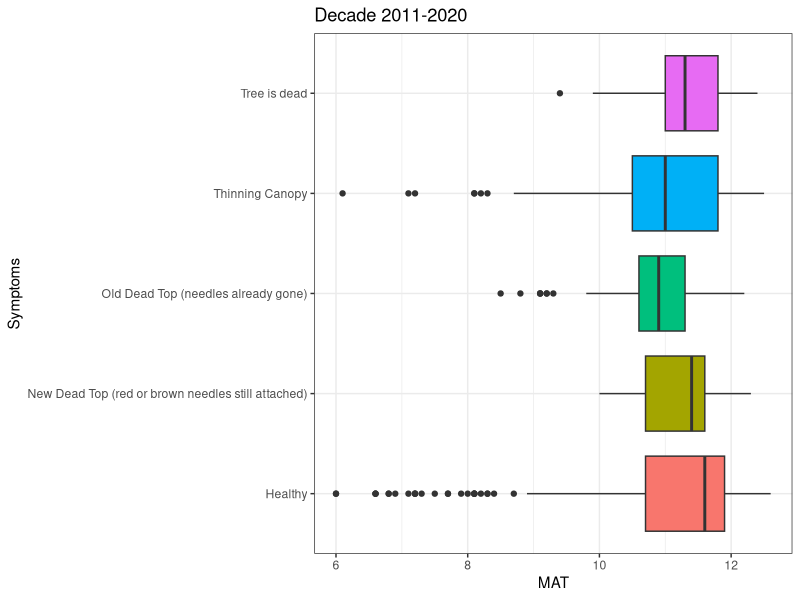
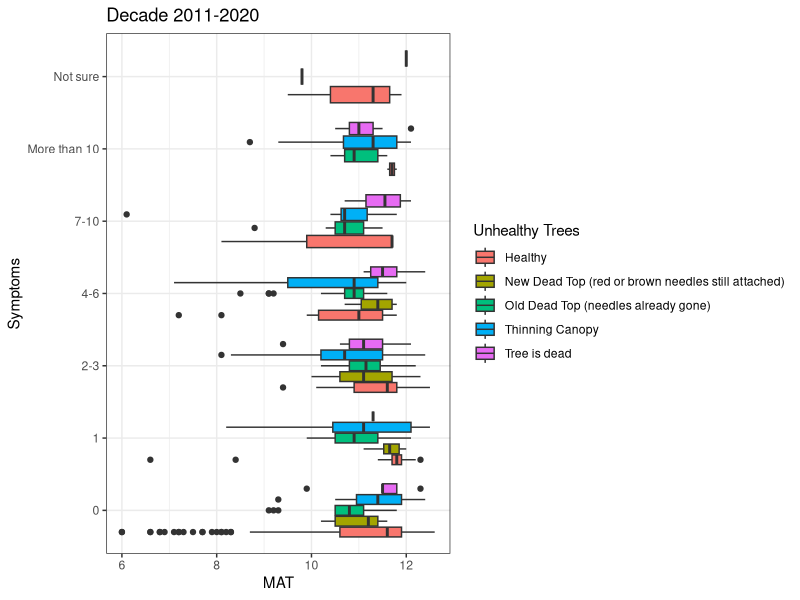
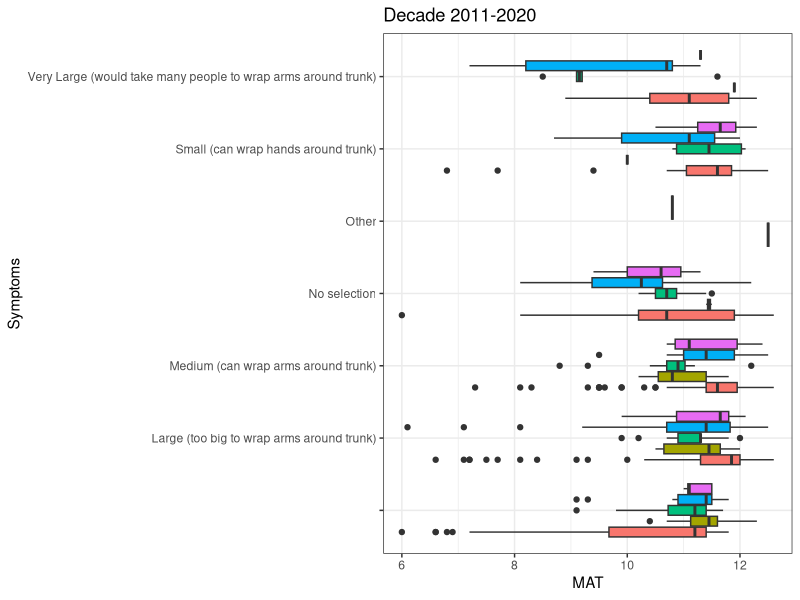
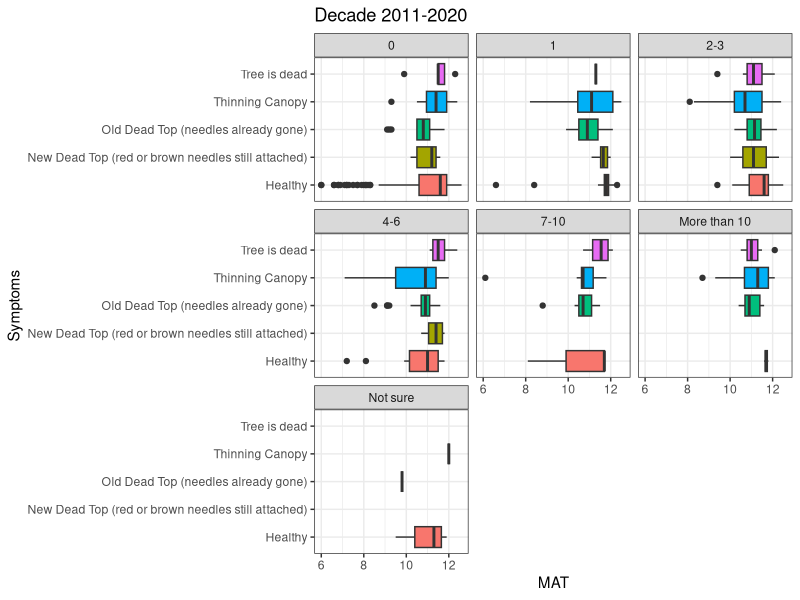
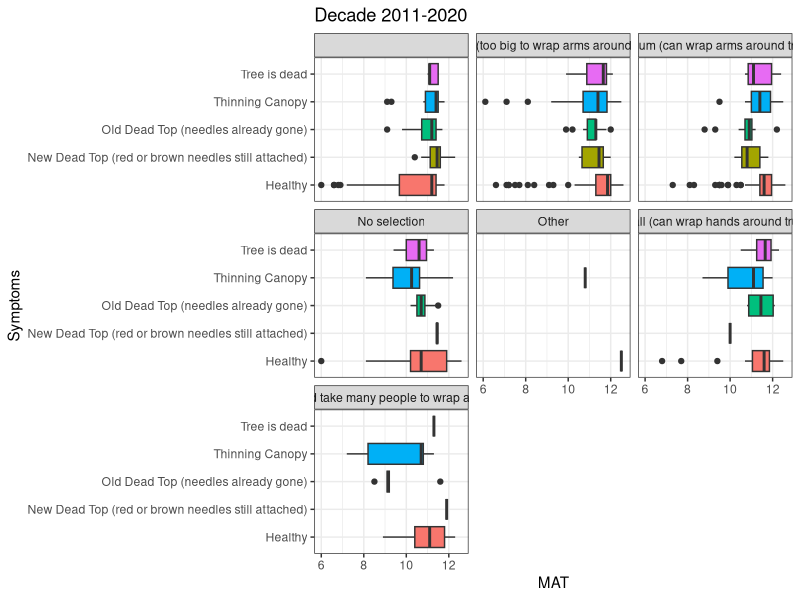
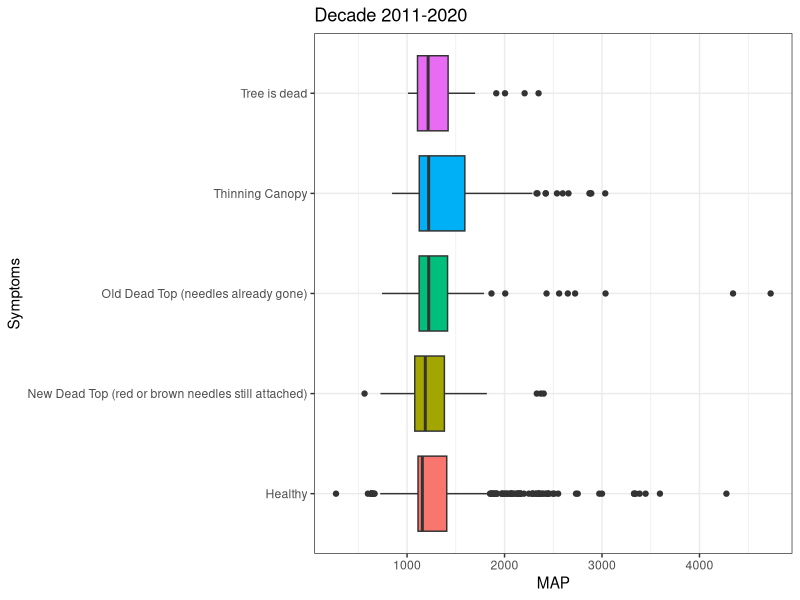
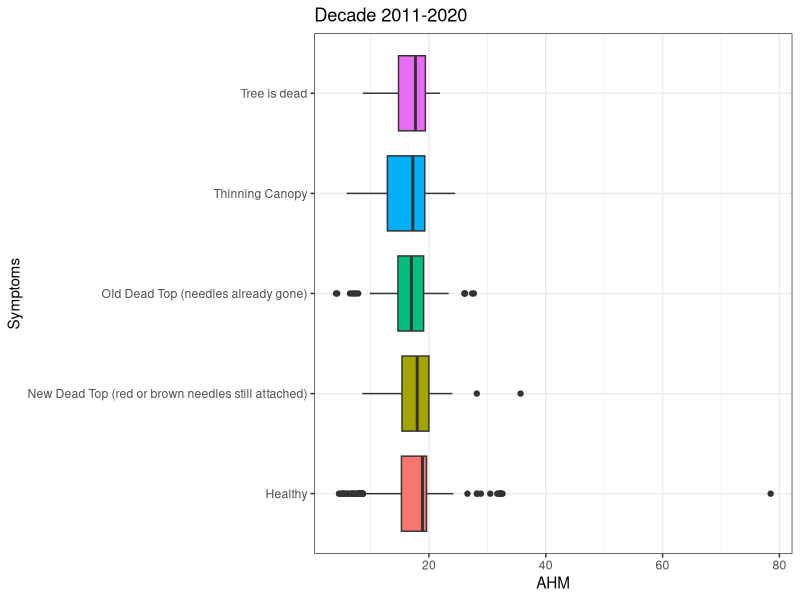
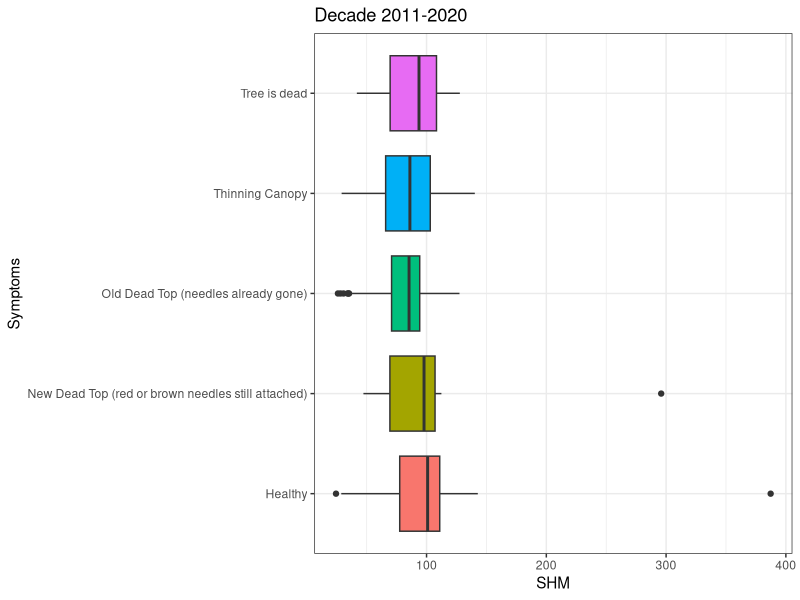

Generate these figures, in order, with R:
## ---- chunk 1
knitr::opts_chunk$set(echo = FALSE)
knitr::opts_knit$set(root.dir = "/Users/redcedar/ServerFiles/redcedar/")
#knitr::opts_knit$set(root.dir = "/Users/pnwbi/ServerFiles/redcedar")
## ---- chunk 2
#install.packages("tidyverse")
library(tidyverse)
## ---- chunk 3
data <- read.csv("./data/observations-9.19.21.csv")
## ---- chunk 4
gps <- data[c(1,22,23)]
gps <- rename(gps,lat = latitude) %>% `colnames<-`(c("ID2","lat","long")) %>% mutate(el = ".") #columns were ranamed to match format for ClimateNA tool.
## ---- chunk 5
normals <- read.csv("./data/gps_Normal_1991_2020MSY.csv")
normals <- rename(normals, id = ID2) #rename column 'ID2' (changed for ClimateNA tool) back to 'id'
## ---- chunk 6
lastdecade <- read.csv("./data/gps_Decade_2011_2020MSY.csv")
lastdecade <- rename(lastdecade, id = ID2) #rename column 'ID2' (changed for ClimateNA tool) back to 'id'
## ---- chunk 7
topo <- read.csv("./data/gps plus DEM and TOPO data.csv")
topo <- rename(topo, id = ID2) #rename column 'ID2' (changed for ClimateNA tool) back to 'id'
## ---- chunk 8
wasoils <- read.csv("./data/Washington_GPS_Soils_Data_muaggatt_component.csv")
orsoils <- read.csv("./data/Oregon_GPS_Soils_Data_muagget_component.csv") #note misspelling of muaggatt
wasoils <- rename(wasoils, id = ID2) #rename column 'ID2' (changed for ClimateNA tool) back to 'id'
orsoils <- rename(orsoils, id = ID2) #rename column 'ID2' (changed for ClimateNA tool) back to 'id'
pnwsoils <- bind_rows(wasoils,orsoils)
## ---- chunk 9
#combinednormals <- left_join(data,normals,by="id")  %>% left_join(.,topo,by="id") %>% left_join(.,pnwsoils,by="id")
combo.decade <- left_join(data,lastdecade,by="id")  %>% left_join(.,topo,by="id") %>% left_join(.,pnwsoils,by="id")
## ---- chunk 10
combo.decade$field.tree.canopy.symptoms[combo.decade$field.tree.canopy.symptoms=="Multiple Symptoms"] <-"Multiple Symptoms (please list in Notes)"
combo.decade$field.tree.canopy.symptoms[combo.decade$field.tree.canopy.symptoms=="multiple symptoms"] <-"Multiple Symptoms (please list in Notes)"
combo.decade$field.tree.canopy.symptoms[combo.decade$field.tree.canopy.symptoms=="thinning foliage"] <-"Thinning Canopy"
combo.decade$field.tree.canopy.symptoms[combo.decade$field.tree.canopy.symptoms=="healthy"] <-"Healthy"
combo.decade$field.tree.canopy.symptoms[combo.decade$field.tree.canopy.symptoms=="dead top"] <-"Old Dead Top (needles already gone)"
combo.decade <- combo.decade %>% droplevels()
combo.decade$field.tree.canopy.symptoms <- as.factor(combo.decade$field.tree.canopy.symptoms)
#levels(combo.decade$field.tree.canopy.symptoms)
## ---- chunk 11
combo.decade$field.number.of.additional.unhealthy.trees..of.same.species..in.area..within.sight.[combo.decade$field.number.of.additional.unhealthy.trees..of.same.species..in.area..within.sight.=="4"] <- "4-6"
combo.decade$field.number.of.additional.unhealthy.trees..of.same.species..in.area..within.sight.[combo.decade$field.number.of.additional.unhealthy.trees..of.same.species..in.area..within.sight.=="5"] <- "4-6"
combo.decade$field.number.of.additional.unhealthy.trees..of.same.species..in.area..within.sight.[combo.decade$field.number.of.additional.unhealthy.trees..of.same.species..in.area..within.sight.=="2"] <- "2-3"
combo.decade <- combo.decade %>% droplevels()
combo.decade$field.number.of.additional.unhealthy.trees..of.same.species..in.area..within.sight. <- as.factor(combo.decade$field.number.of.additional.unhealthy.trees..of.same.species..in.area..within.sight.)
#levels(combo.decade$field.number.of.additional.unhealthy.trees..of.same.species..in.area..within.sight.)
## ---- chunk 12
combo.decade$field.optional...tree.size[combo.decade$field.optional...tree.size == "Large"] <- "Large (too big to wrap arms around trunk)"
combo.decade$field.optional...tree.size[combo.decade$field.optional...tree.size == "Medium"] <- "Medium (can wrap arms around trunk)"
combo.decade$field.optional...tree.size[combo.decade$field.optional...tree.size == "Small"] <- "Small (can wrap hands around trunk)"
combo.decade$field.optional...tree.size[combo.decade$field.optional...tree.size == "Very Large"] <- "Very Large (would take many people to wrap arms around trunk)"
combo.decade <- combo.decade %>% droplevels()
combo.decade$field.optional...tree.size <- as.factor(combo.decade$field.optional...tree.size)
#levels(combo.decade$field.optional...tree.size)
## ---- chunk 13
combo.decade <- combo.decade %>% filter(MAP >0 & RASTERVALU>=0, na.rm=TRUE)
## ---- chunk 14
combo.decade %>% group_by(field.tree.canopy.symptoms) %>% count()
## ---- chunk 15
filtered.symptoms <- combo.decade  %>% filter(field.tree.canopy.symptoms=="Healthy"|field.tree.canopy.symptoms=="Thinning Canopy"|field.tree.canopy.symptoms=="New Dead Top (red or brown needles still attached)"|field.tree.canopy.symptoms=="Old Dead Top (needles already gone)"|field.tree.canopy.symptoms=="Tree is dead") %>% droplevels()
#levels(filtered.symptoms$field.tree.canopy.symptoms)
## ---- chunk 16
filtered.symptoms %>% group_by(field.tree.canopy.symptoms) %>% count()
## ---- chunk 17
level_key <- c("Healthy" = "Healthy", "Thinning Canopy" = "Unhealthy", "New Dead Top (red or brown needles still attached)" = "Unhealthy", "Old Dead Top (needles already gone)" = "Unhealthy", "Tree is dead" = "Unhealthy", "Multiple Symptoms (please list in Notes)" = "Unhealthy", "Extra Cone Crop" = "Unhealthy", "Browning Canopy" = "Unhealthy","Branch Dieback or 'Flagging'" = "Unhealthy", "Other (please describe in Notes)" = "Unhealthy", "Yellowing Canopy" = "Unhealthy")

binary <- combo.decade
binary$field.tree.canopy.symptoms <- recode_factor(binary$field.tree.canopy.symptoms, !!!level_key)
#levels(binary$field.tree.canopy.symptoms)
## ---- chunk 18
binary %>% group_by(field.tree.canopy.symptoms) %>% count()
## ---- chunk 19
ggplot(filtered.symptoms,aes(field.tree.canopy.symptoms,MAT,fill=field.tree.canopy.symptoms))+geom_boxplot(show.legend=FALSE)+coord_flip()+theme_bw() +labs(title="Decade 2011-2020",x="Symptoms")
## ---- chunk 20
ggplot(filtered.symptoms,aes(field.number.of.additional.unhealthy.trees..of.same.species..in.area..within.sight.,MAT,fill=field.tree.canopy.symptoms))+geom_boxplot()+coord_flip()+theme_bw() +labs(fill="Unhealthy Trees")+labs(title="Decade 2011-2020",x="Symptoms")
## ---- chunk 21
ggplot(filtered.symptoms,aes(field.optional...tree.size,MAT,fill=field.tree.canopy.symptoms))+geom_boxplot(show.legend=FALSE)+coord_flip()+theme_bw() +labs(fill="Unhealthy Trees")+labs(title="Decade 2011-2020",x="Symptoms")
## ---- chunk 22
ggplot(filtered.symptoms,aes(field.tree.canopy.symptoms,MAT,fill=field.tree.canopy.symptoms))+geom_boxplot(show.legend=FALSE)+coord_flip()+facet_wrap(~field.number.of.additional.unhealthy.trees..of.same.species..in.area..within.sight.)+theme_bw() +labs(title="Decade 2011-2020",x="Symptoms")
## ---- chunk 23
ggplot(filtered.symptoms,aes(field.tree.canopy.symptoms,MAT,fill=field.tree.canopy.symptoms))+geom_boxplot(show.legend=FALSE)+coord_flip()+theme_bw() +facet_wrap(~field.optional...tree.size) +labs(title="Decade 2011-2020",x="Symptoms")
## ---- chunk 24
ggplot(filtered.symptoms,aes(field.tree.canopy.symptoms,MAP,fill=field.tree.canopy.symptoms))+geom_boxplot(show.legend=FALSE)+coord_flip()+theme_bw() +labs(title="Decade 2011-2020",x="Symptoms")
## ---- chunk 25
ggplot(filtered.symptoms,aes(field.tree.canopy.symptoms,AHM,fill=field.tree.canopy.symptoms))+geom_boxplot(show.legend=FALSE)+coord_flip()+theme_bw() +labs(title="Decade 2011-2020",x="Symptoms")
## ---- chunk 26
ggplot(filtered.symptoms,aes(field.tree.canopy.symptoms,SHM,fill=field.tree.canopy.symptoms))+geom_boxplot(show.legend=FALSE)+coord_flip()+theme_bw() +labs(title="Decade 2011-2020",x="Symptoms")
## ---- chunk 27
filtered.symptoms.shm <- filtered.symptoms %>% filter(SHM<200) %>% droplevels()
## ---- chunk 28
ggplot(filtered.symptoms.shm,aes(field.tree.canopy.symptoms,SHM,fill=field.tree.canopy.symptoms))+geom_boxplot(show.legend=FALSE)+coord_flip()+theme_bw() +labs(title="Decade 2011-2020",x="Symptoms", y="Summer Heat-Moisture Index")
## ---- chunk 29
ggplot(filtered.symptoms,aes(field.tree.canopy.symptoms,MSP,fill=field.tree.canopy.symptoms))+geom_boxplot(show.legend=FALSE)+coord_flip()+theme_bw() +labs(title="Decade 2011-2020",x="Symptoms")
## ---- chunk 30
ggplot(filtered.symptoms,aes(field.tree.canopy.symptoms,CMD,fill=field.tree.canopy.symptoms))+geom_boxplot(show.legend=FALSE)+coord_flip()+theme_bw() +labs(title="Decade 2011-2020",x="Symptoms")
## ---- chunk 31
ggplot(filtered.symptoms,aes(field.tree.canopy.symptoms,Eref,fill=field.tree.canopy.symptoms))+geom_boxplot(show.legend=FALSE)+coord_flip()+theme_bw() +labs(title="Decade 2011-2020",x="Symptoms")
## ---- chunk 32
ggplot(filtered.symptoms,aes(field.tree.canopy.symptoms,CMI_sp,fill=field.tree.canopy.symptoms))+geom_boxplot(show.legend=FALSE)+coord_flip()+theme_bw() +labs(title="Decade 2011-2020",x="Symptoms")
## ---- chunk 33
ggplot(filtered.symptoms,aes(field.number.of.additional.unhealthy.trees..of.same.species..in.area..within.sight.,CMI_sp,fill=field.tree.canopy.symptoms))+geom_boxplot()+coord_flip()+theme_bw() +labs(fill="Unhealthy Trees")+labs(title="Decade 2011-2020",x="Symptoms")
## ---- chunk 34
ggplot(filtered.symptoms,aes(field.optional...tree.size,CMI_sp,fill=field.tree.canopy.symptoms))+geom_boxplot(show.legend=FALSE)+coord_flip()+theme_bw() +labs(fill="Unhealthy Trees")+labs(title="Decade 2011-2020",x="Symptoms")
## ---- chunk 35
ggplot(filtered.symptoms,aes(field.tree.canopy.symptoms,CMI_sp,fill=field.tree.canopy.symptoms))+geom_boxplot(show.legend=FALSE)+coord_flip()+facet_wrap(~field.number.of.additional.unhealthy.trees..of.same.species..in.area..within.sight.)+theme_bw() +labs(title="Decade 2011-2020",x="Symptoms")
## ---- chunk 36
ggplot(filtered.symptoms,aes(field.tree.canopy.symptoms,CMI_sp,fill=field.tree.canopy.symptoms))+geom_boxplot(show.legend=FALSE)+coord_flip()+theme_bw() +facet_wrap(~field.optional...tree.size) +labs(title="Decade 2011-2020",x="Symptoms")
## ---- chunk 37
ggplot(filtered.symptoms,aes(field.tree.canopy.symptoms,Aspect.x,fill=field.tree.canopy.symptoms))+geom_boxplot(show.legend=FALSE)+coord_flip()+theme_bw() +labs(title="Aspect (degrees)",x="Symptoms")
## ---- chunk 38
ggplot(filtered.symptoms,aes(field.tree.canopy.symptoms,Slope.x,fill=field.tree.canopy.symptoms))+geom_boxplot(show.legend=FALSE)+coord_flip()+theme_bw() +labs(title="Slope (degrees)",x="Symptoms")
## ---- chunk 39
ggplot(filtered.symptoms,aes(field.tree.canopy.symptoms,PNWSRTMDEM.x,fill=field.tree.canopy.symptoms))+geom_boxplot(show.legend=FALSE)+coord_flip()+theme_bw() +labs(title="Elevation (meters)",x="Symptoms")
## ---- chunk 40
ggplot(filtered.symptoms,aes(Slope.x,CMD,color=field.tree.canopy.symptoms))+geom_point()
## ---- chunk 41
ggplot(filtered.symptoms,aes(Slope.x,CMD,color=field.tree.canopy.symptoms))+geom_smooth()
## ---- chunk 42
ggplot(filtered.symptoms,aes(Slope.x,CMD,color=field.tree.canopy.symptoms))+geom_smooth()+facet_wrap(~field.tree.canopy.symptoms)
## ---- chunk 43
ggplot(filtered.symptoms,aes(PNWSRTMDEM.x,CMD,color=field.tree.canopy.symptoms))+geom_smooth()
## ---- chunk 44
ggplot(filtered.symptoms,aes(field.tree.canopy.symptoms,muaggatt_brockdepmin,fill=field.tree.canopy.symptoms))+geom_boxplot(show.legend=FALSE)+coord_flip()+theme_bw() +labs(x="Symptoms")
## ---- chunk 45
ggplot(filtered.symptoms,aes(muaggatt_drclassdcd,field.tree.canopy.symptoms,color=field.tree.canopy.symptoms))+geom_count(show.legend=FALSE)+coord_flip()+theme_bw() +labs(x="Symptoms")
## ---- chunk 46
ggplot(filtered.symptoms,aes(field.tree.canopy.symptoms,fill=field.tree.canopy.symptoms))+geom_bar(show.legend=FALSE)+coord_flip()+theme_bw() +labs(x="Symptoms")+facet_wrap(~muaggatt_drclassdcd)
## ---- chunk 47
ggplot(filtered.symptoms,aes(muaggatt_drclasswettest,field.tree.canopy.symptoms,color=field.tree.canopy.symptoms))+geom_count(show.legend=FALSE)+coord_flip()+theme_bw() +labs(x="Symptoms")
## ---- chunk 48
ggplot(filtered.symptoms,aes(field.tree.canopy.symptoms,fill=field.tree.canopy.symptoms))+geom_bar(show.legend=FALSE)+coord_flip()+theme_bw() +labs(x="Symptoms")+facet_wrap(~muaggatt_drclasswettest)
## ---- chunk 49
ggplot(filtered.symptoms,aes(muaggatt_hydgrpdcd,field.tree.canopy.symptoms,color=field.tree.canopy.symptoms))+geom_count(show.legend=FALSE)+coord_flip()+theme_bw() +labs(x="Symptoms")
## ---- chunk 50
ggplot(filtered.symptoms,aes(field.tree.canopy.symptoms,fill=field.tree.canopy.symptoms))+geom_bar(show.legend=FALSE)+coord_flip()+theme_bw() +labs(x="Symptoms")+facet_wrap(~muaggatt_hydgrpdcd)
## ---- chunk 51
ggplot(filtered.symptoms,aes(field.tree.canopy.symptoms,muaggatt_slopegradwta,fill=field.tree.canopy.symptoms))+geom_boxplot(show.legend=FALSE)+coord_flip()+theme_bw() +labs(x="Symptoms")
## ---- chunk 52
ggplot(filtered.symptoms,aes(field.tree.canopy.symptoms,muaggatt_niccdcdpct,fill=field.tree.canopy.symptoms))+geom_boxplot(show.legend=FALSE)+coord_flip()+theme_bw() +labs(x="Symptoms")
## ---- chunk 53
ggplot(binary,aes(field.tree.canopy.symptoms,MAT,fill=field.tree.canopy.symptoms))+geom_boxplot(show.legend=FALSE)+coord_flip()+theme_bw() +labs(title="Decade 2011-2020",x="Symptoms")
## ---- chunk 54
ggplot(binary,aes(field.number.of.additional.unhealthy.trees..of.same.species..in.area..within.sight.,MAT,fill=field.tree.canopy.symptoms))+geom_boxplot()+coord_flip()+theme_bw() +labs(fill="Unhealthy Trees")+labs(title="Decade 2011-2020",x="Symptoms")
## ---- chunk 55
ggplot(binary,aes(field.optional...tree.size,MAT,fill=field.tree.canopy.symptoms))+geom_boxplot(show.legend=FALSE)+coord_flip()+theme_bw() +labs(fill="Unhealthy Trees")+labs(title="Decade 2011-2020",x="Symptoms")
## ---- chunk 56
ggplot(binary,aes(field.tree.canopy.symptoms,MAT,fill=field.tree.canopy.symptoms))+geom_boxplot(show.legend=FALSE)+coord_flip()+facet_wrap(~field.number.of.additional.unhealthy.trees..of.same.species..in.area..within.sight.)+theme_bw() +labs(title="Decade 2011-2020",x="Symptoms")
## ---- chunk 57
ggplot(binary,aes(field.tree.canopy.symptoms,MAT,fill=field.tree.canopy.symptoms))+geom_boxplot(show.legend=FALSE)+coord_flip()+theme_bw() +facet_wrap(~field.optional...tree.size) +labs(title="Decade 2011-2020",x="Symptoms")
## ---- chunk 58
ggplot(binary,aes(field.tree.canopy.symptoms,MAP,fill=field.tree.canopy.symptoms))+geom_boxplot(show.legend=FALSE)+coord_flip()+theme_bw() +labs(title="Decade 2011-2020",x="Symptoms")
## ---- chunk 59
ggplot(binary,aes(field.tree.canopy.symptoms,AHM,fill=field.tree.canopy.symptoms))+geom_boxplot(show.legend=FALSE)+coord_flip()+theme_bw() +labs(title="Decade 2011-2020",x="Symptoms")
## ---- chunk 60
ggplot(binary,aes(field.tree.canopy.symptoms,SHM,fill=field.tree.canopy.symptoms))+geom_boxplot(show.legend=FALSE)+coord_flip()+theme_bw() +labs(title="Decade 2011-2020",x="Symptoms")
## ---- chunk 61
binary.shm <- binary %>% filter(SHM<200) %>% droplevels()
## ---- chunk 62
ggplot(binary.shm,aes(field.tree.canopy.symptoms,SHM,fill=field.tree.canopy.symptoms))+geom_boxplot(show.legend=FALSE)+coord_flip()+theme_bw() +labs(title="Decade 2011-2020",x="Symptoms")
## ---- chunk 63
ggplot(binary,aes(field.tree.canopy.symptoms,MSP,fill=field.tree.canopy.symptoms))+geom_boxplot(show.legend=FALSE)+coord_flip()+theme_bw() +labs(title="Decade 2011-2020",x="Symptoms")
## ---- chunk 64
ggplot(binary,aes(field.tree.canopy.symptoms,CMD,fill=field.tree.canopy.symptoms))+geom_boxplot(show.legend=FALSE)+coord_flip()+theme_bw() +labs(title="Decade 2011-2020",x="Symptoms")
## ---- chunk 65
ggplot(binary,aes(field.tree.canopy.symptoms,Eref,fill=field.tree.canopy.symptoms))+geom_boxplot(show.legend=FALSE)+coord_flip()+theme_bw() +labs(title="Decade 2011-2020",x="Symptoms")
## ---- chunk 66
ggplot(binary,aes(field.tree.canopy.symptoms,CMI_sp,fill=field.tree.canopy.symptoms))+geom_boxplot(show.legend=FALSE)+coord_flip()+theme_bw() +labs(title="Decade 2011-2020",x="Symptoms")
## ---- chunk 67
ggplot(binary,aes(PNWSRTMDEM.x,CMD,color=field.tree.canopy.symptoms))+geom_smooth()
## ---- chunk 68
ggplot(binary,aes(field.tree.canopy.symptoms,Slope.x,fill=field.tree.canopy.symptoms))+geom_boxplot(show.legend=FALSE)+coord_flip()+theme_bw() +labs(title="Slope (degrees)",x="Symptoms")
## ---- chunk 69
ggplot(binary,aes(field.tree.canopy.symptoms,muaggatt_brockdepmin,fill=field.tree.canopy.symptoms))+geom_boxplot(show.legend=FALSE)+coord_flip()+theme_bw() +labs(x="Symptoms")
## ---- chunk 70
ggplot(binary,aes(muaggatt_drclassdcd,field.tree.canopy.symptoms,color=field.tree.canopy.symptoms))+geom_count(show.legend=FALSE)+coord_flip()+theme_bw() +labs(x="Symptoms")
## ---- chunk 71
ggplot(binary,aes(field.tree.canopy.symptoms,fill=field.tree.canopy.symptoms))+geom_bar(show.legend=FALSE)+coord_flip()+theme_bw() +labs(x="Symptoms")+facet_wrap(~muaggatt_drclassdcd)
## ---- chunk 72
ggplot(binary,aes(muaggatt_drclasswettest,field.tree.canopy.symptoms,color=field.tree.canopy.symptoms))+geom_count(show.legend=FALSE)+coord_flip()+theme_bw() +labs(x="Symptoms")
## ---- chunk 73
ggplot(binary,aes(field.tree.canopy.symptoms,fill=field.tree.canopy.symptoms))+geom_bar(show.legend=FALSE)+coord_flip()+theme_bw() +labs(x="Symptoms")+facet_wrap(~muaggatt_drclasswettest)
## ---- chunk 74
ggplot(binary,aes(muaggatt_hydgrpdcd,field.tree.canopy.symptoms,color=field.tree.canopy.symptoms))+geom_count(show.legend=FALSE)+coord_flip()+theme_bw() +labs(x="Symptoms")
## ---- chunk 75
ggplot(binary,aes(field.tree.canopy.symptoms,fill=field.tree.canopy.symptoms))+geom_bar(show.legend=FALSE)+coord_flip()+theme_bw() +labs(x="Symptoms")+facet_wrap(~muaggatt_hydgrpdcd)
## ---- chunk 76
ggplot(binary,aes(field.tree.canopy.symptoms,muaggatt_slopegradwta,fill=field.tree.canopy.symptoms))+geom_boxplot(show.legend=FALSE)+coord_flip()+theme_bw() +labs(x="Symptoms")
## ---- chunk 77
ggplot(binary,aes(field.tree.canopy.symptoms,muaggatt_niccdcdpct,fill=field.tree.canopy.symptoms))+geom_boxplot(show.legend=FALSE)+coord_flip()+theme_bw() +labs(x="Symptoms")
## ---- chunk 78
ggplot(binary,aes(component_taxgrtgroup,field.tree.canopy.symptoms))+geom_count(show.legend=FALSE)+coord_flip()+theme_bw()
## ---- chunk 79
levels(binary$component_taxpartsize)
ggplot(binary,aes(component_taxpartsize,field.tree.canopy.symptoms))+geom_count(show.legend=FALSE)+coord_flip()+theme_bw()
## ---- chunk 80
ggplot(binary,aes(component_taxpartsize,fill=field.tree.canopy.symptoms))+geom_bar(position="dodge")+coord_flip()+theme_bw()
## ---- chunk 81
str(binary$muaggatt_wtdepaprjunmin)
ggplot(binary,aes(muaggatt_wtdepaprjunmin,field.tree.canopy.symptoms,fill=field.tree.canopy.symptoms))+geom_boxplot(show.legend=FALSE)+theme_bw()
